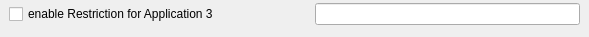
              <widget class="QWidget" name="widget_098" native="true">
               <widget class="QWidget" name="horizontalLayoutWidget_16">
                <property name="geometry">
                 <rect>
                  <x>9</x>
                  <y>1</y>
                  <width>571</width>
                  <height>27</height>
                 </rect>
                </property>
                <layout class="QHBoxLayout" name="horizontalLayout_17">
                 <item>
                  <widget class="QCheckBox" name="kcfg_App3enabledPT">
                   <property name="minimumSize">
                    <size>
                     <width>300</width>
                     <height>0</height>
                    </size>
                   </property>
                   <property name="maximumSize">
                    <size>
                     <width>300</width>
                     <height>16777215</height>
                    </size>
                   </property>
                   <property name="toolTip">
                    <string>This checkbox enables the restrictions for the application.</string>
                   </property>
                   <property name="text">
                    <string>enable Restriction for Application 3</string>
                   </property>
                  </widget>
                 </item>
                 <item>
                  <widget class="QLineEdit" name="kcfg_AppName3PT">
                   <property name="toolTip">
                    <string>The name of the application to restrict. Every linux process of the given user which contains the string will be terminated!</string>
                   </property>
                  </widget>
                 </item>
                </layout>
               </widget>
              </widget>
